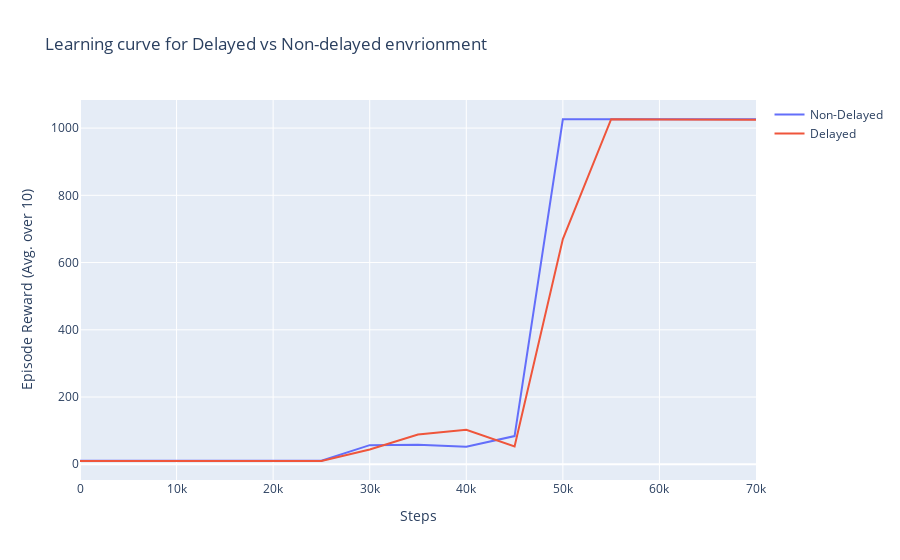

Notebook source saved alongside this figure:
### Code cell
fig = go.Figure()
fig.add_trace(go.Scatter(x=[x*5000 for x in range(len(result_normal[:-6]))], y=result_normal[:-6],
                    mode='lines',
                    name='Non-Delayed'))

fig.add_trace(go.Scatter(x=[x*5000 for x in range(len(result_normal[:-6]))], y=result_delayed[:-6],
                    mode='lines',
                    name='Delayed'))

fig.update_layout(title='Learning curve for Delayed vs Non-delayed envrionment',
                   xaxis_title='Steps',
                   yaxis_title='Episode Reward (Avg. over 10)')


fig

### Figure 1 — Plotly figure (JSON) as saved in the notebook; plotly's stock layout.template omitted (floating-point values rounded to 4 significant figures)
{"data": [{"mode": "lines", "name": "Non-Delayed", "type": "scatter", "x": [0, 5000, 10000, 15000, 20000, 25000, 30000, 35000, 40000, 45000, 50000, 55000, 60000, 65000, 70000], "y": [10.8, 10.8, 10.8, 10.8, 10.8, 10.8, 56.8, 58.4, 52.1, 83.9, 1026, 1027, 1026, 1026.0, 1026.0]}, {"mode": "lines", "name": "Delayed", "type": "scatter", "x": [0, 5000, 10000, 15000, 20000, 25000, 30000, 35000, 40000, 45000, 50000, 55000, 60000, 65000, 70000], "y": [9.7, 9.7, 9.7, 9.7, 9.7, 9.7, 43.9, 88.7, 102.8, 53.1, 669.9, 1026.0, 1026.0, 1026.0, 1025]}], "layout": {"title": {"text": "Learning curve for Delayed vs Non-delayed envrionment"}, "xaxis": {"autorange": true, "range": [0, 70000], "title": {"text": "Steps"}, "type": "linear"}, "yaxis": {"autorange": true, "range": [-46.82, 1084.0], "title": {"text": "Episode Reward (Avg. over 10)"}, "type": "linear"}}}
